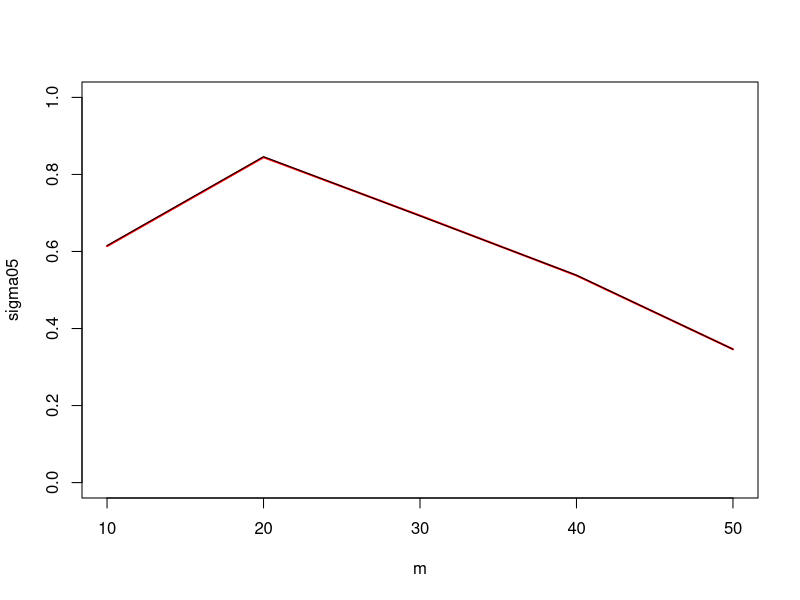

Source code (R):
m <-seq(10,50,10)
sigma05 <- c(0.61384615,0.84461538,0.69307692,0.53769231, 0.34615385)
sigma1 <- c(0.61538462, 0.84615385, 0.69230769, 0.53846154, 0.34615385)
plot(m,sigma05,type="l",ylim = c(0,1),
     col="red",lwd=2)
lines(m,sigma1,lwd=1)
